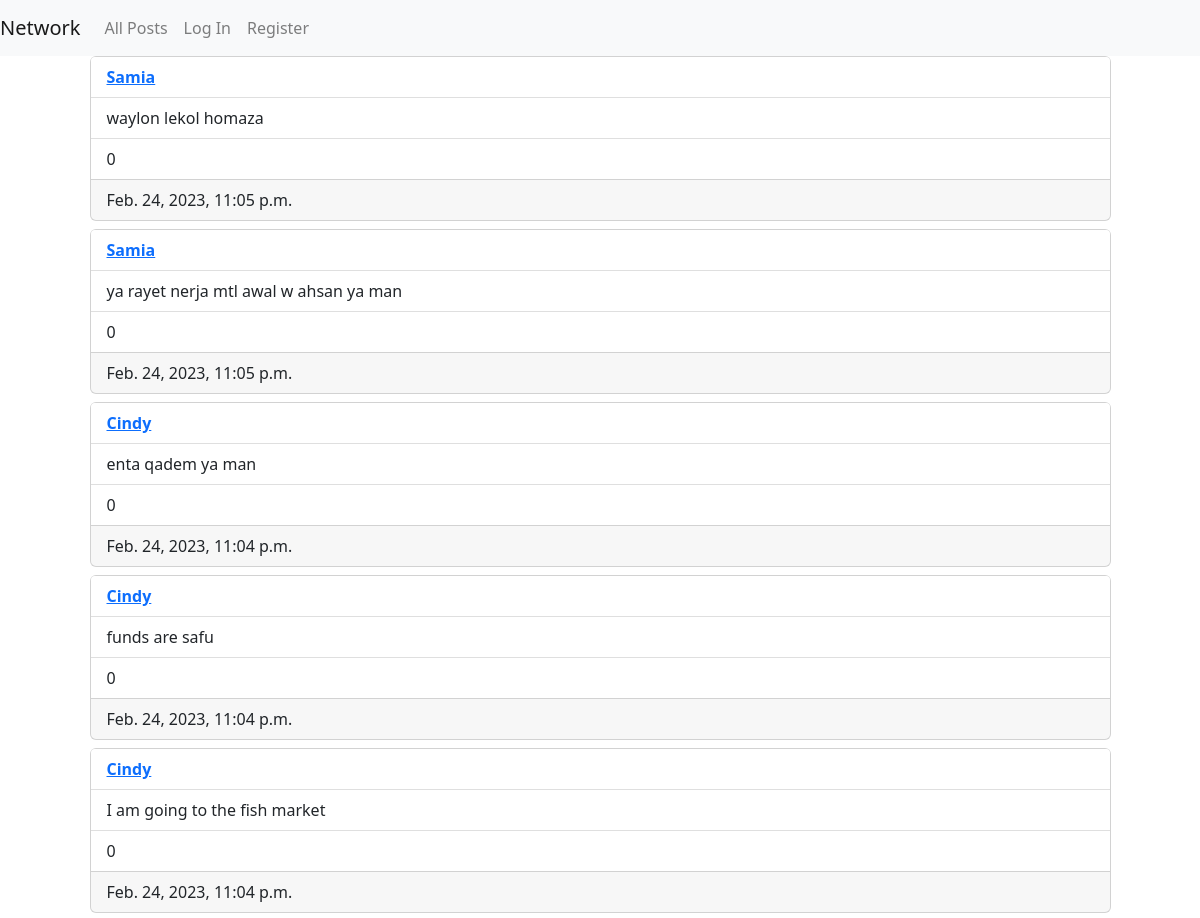
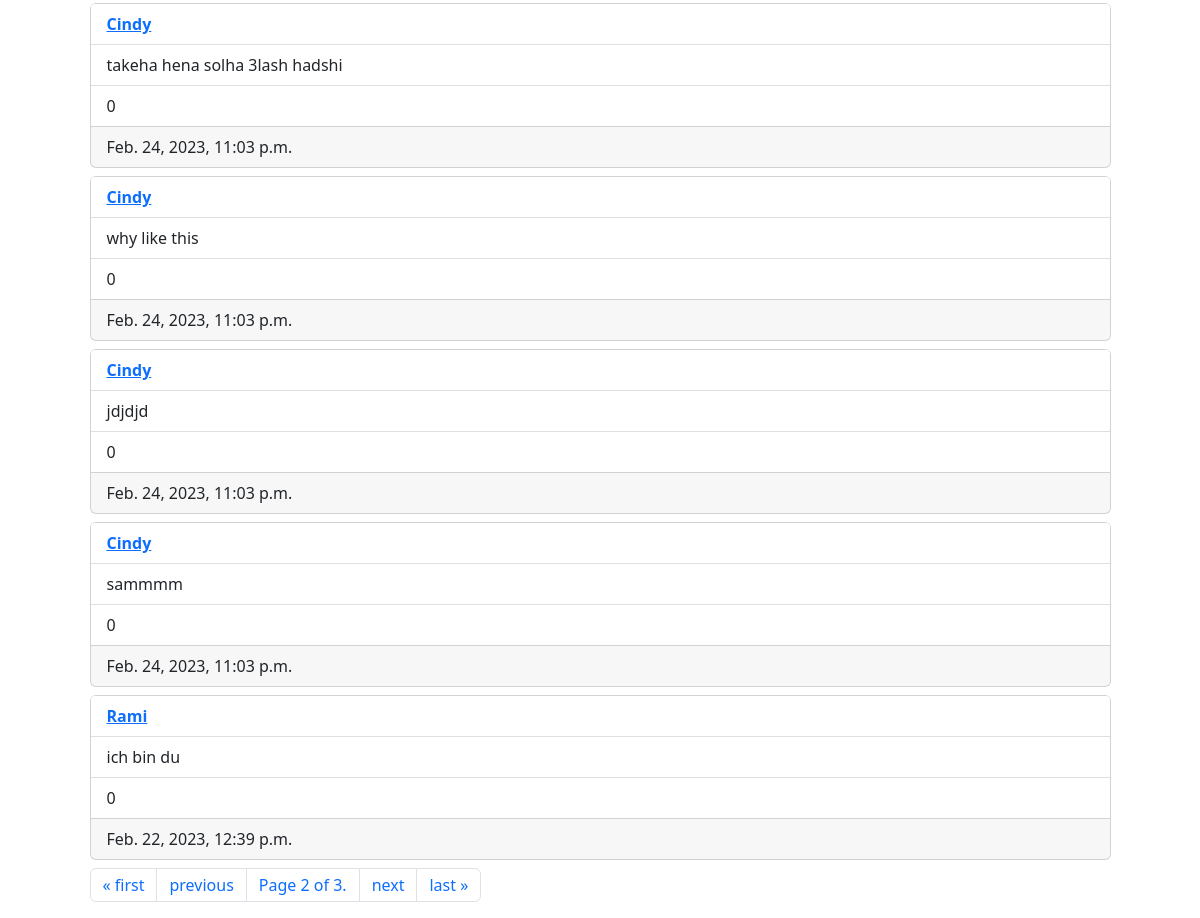
Screenshot of /?page=2 with the database file from the repository (2 pictures, top to bottom).
### network/models.py (models this page shows, shortened)
class Post(models.Model):
    publisher = models.ForeignKey(
        User, on_delete=models.CASCADE, related_name="posted_by")
    tweet = models.CharField(max_length=280)
    date_time = models.DateTimeField(auto_now=True)
    likes = models.IntegerField(default=0)

class User(AbstractUser):
    pass

### network/views.py (the view)
# urls.py: path("", views.index, name="index"),
def index(request):
    if request.method == "POST":
        post_form = PostForm(request.POST)
        if post_form.is_valid():
            post = post_form.cleaned_data['post']
            Post.objects.create(publisher=request.user, tweet=post)
            return redirect("index")
    else:
        post_form = PostForm()
    all_posts = Post.objects.order_by("-date_time")
    me = request.user
    paginator = Paginator(all_posts, 10)
    page_number = request.GET.get('page')
    page_obj = paginator.get_page(page_number)
    print(me)
    return render(request, "network/index.html", {
        "new_post": post_form,
        "page_obj": page_obj,
        "me": str(me)
    })

### network/templates/network/index.html (shortened to what this page needs)
{% extends "network/layout.html" %}
{% block body %}
<div id="posts-view">
    {%for post in page_obj%}
    <div class="card mb-2">
        <ul class="list-group list-group-flush">
            <li class="list-group-item"><a href="{%url 'profile' post.publisher_id%}"><b>{{post.publisher|title}} </b>
                </a>
            </li>
            <li class="list-group-item">{{post.tweet}}</li>
            <li class="list-group-item">{{post.likes}}</li>
        </ul>
        <div class="card-footer">
            {{post.date_time}}
        </div>
    </div>
    {%endfor%}
    <nav aria-label="Page navigation">
        <ul class="pagination">
            {% if page_obj.has_previous %}
            <li class="page-item"><a class="page-link" href="?page=1">&laquo; first</a></li>
            <li class="page-item"><a class="page-link" href="?page={{ page_obj.previous_page_number }}">previous</a>
            </li>
            {% endif %}
            <li class="page-item"> <a class="page-link" href=""> Page {{ page_obj.number }} of
                    {{page_obj.paginator.num_pages }}.</a>
            </li>
            {% if page_obj.has_next %}
            <li class="page-item"><a class="page-link" href="?page={{ page_obj.next_page_number }}">next</a></li>
            <li class="page-item"><a class="page-link" href="?page={{ page_obj.paginator.num_pages }}">last &raquo;</a>
            </li>
            {% endif %}
        </ul>
    </nav>
</div>
{% endblock %}

### rows the page displays
Post: publisher "Samia", tweet "waylon lekol homaza", likes "0", date_time "Feb. 24, 2023, 11:05 p.m."
Post: publisher "Samia", tweet "ya rayet nerja mtl awal w ahsan ya man", likes "0", date_time "Feb. 24, 2023, 11:05 p.m."
Post: publisher "Cindy", tweet "enta qadem ya man", likes "0", date_time "Feb. 24, 2023, 11:04 p.m."
Post: publisher "Cindy", tweet "funds are safu", likes "0", date_time "Feb. 24, 2023, 11:04 p.m."
Post: publisher "Cindy", tweet "I am going to the fish market", likes "0", date_time "Feb. 24, 2023, 11:04 p.m."
Post: publisher "Cindy", tweet "takeha hena solha 3lash hadshi", likes "0", date_time "Feb. 24, 2023, 11:03 p.m."
Post: publisher "Cindy", tweet "why like this", likes "0", date_time "Feb. 24, 2023, 11:03 p.m."
Post: publisher "Cindy", tweet "jdjdjd", likes "0", date_time "Feb. 24, 2023, 11:03 p.m."
Post: publisher "Cindy", tweet "sammmm", likes "0", date_time "Feb. 24, 2023, 11:03 p.m."
Post: publisher "Rami", tweet "ich bin du", likes "0", date_time "Feb. 22, 2023, 12:39 p.m."

### other values shown
{{ page_obj.number }} "2"
{{ page_obj.paginator.num_pages }} "3"
